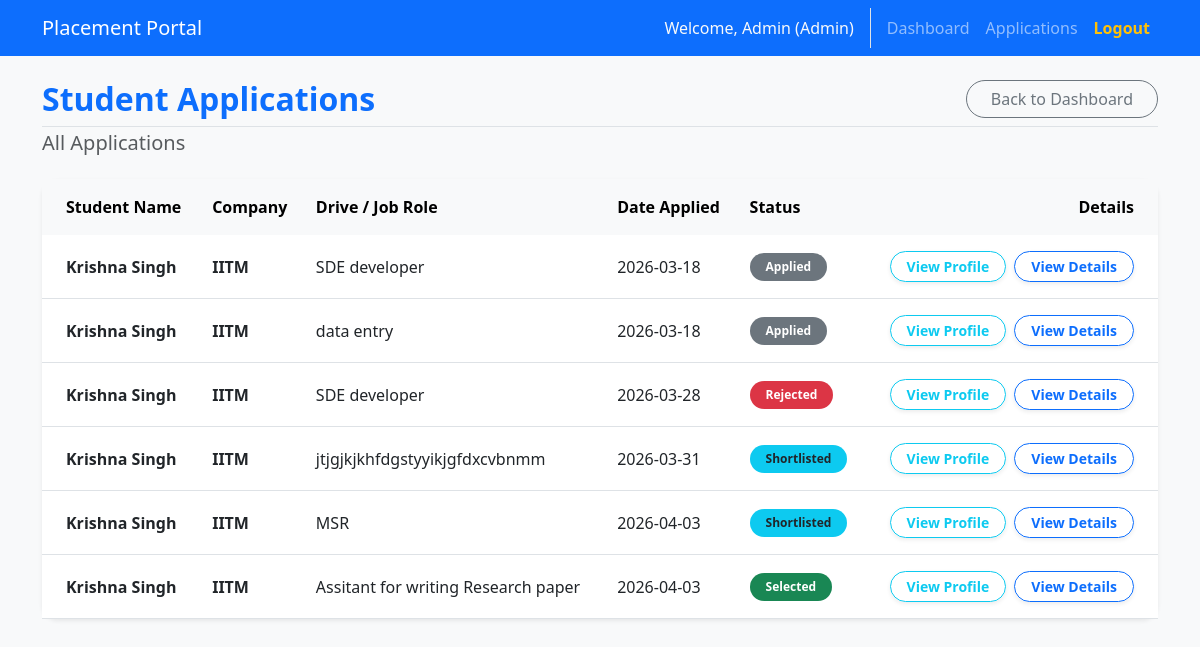
The app's page /admin/view-applications (signed in), older data.
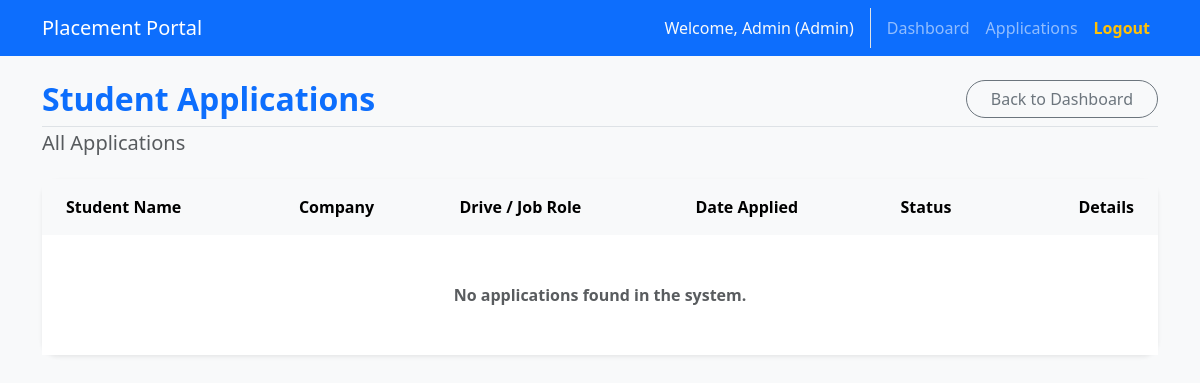
The same page, newer data.
### app.py (models this page shows)
class Application(db.Model):
    id = db.Column(db.Integer, primary_key=True)
    student_user_id = db.Column(db.Integer, db.ForeignKey('user.id'), nullable=False)
    drive_id = db.Column(db.Integer, db.ForeignKey('placement_drive.id'), nullable=False)
    applied_date = db.Column(db.DateTime, default=datetime.utcnow)
    status = db.Column(db.String(20), default='Applied')
    student = db.relationship('User', backref=db.backref('applications', cascade='all, delete-orphan'))
    drive = db.relationship('PlacementDrive', backref=db.backref('applications', cascade='all, delete-orphan'))
    __table_args__ = (db.UniqueConstraint('student_user_id', 'drive_id', name='uq_student_drive'),)

class UserMixin:
    is_authenticated = True

class User(db.Model, UserMixin):
    id = db.Column(db.Integer, primary_key=True)
    name = db.Column(db.String(100), nullable=False)
    email = db.Column(db.String(120), unique=True, nullable=False)
    password = db.Column(db.String(200), nullable=False)
    role = db.Column(db.String(20), nullable=False)
    is_active = db.Column(db.Boolean, default=True)

class CompanyProfile(db.Model):
    id = db.Column(db.Integer, primary_key=True)
    user_id = db.Column(db.Integer, db.ForeignKey('user.id'), nullable=False)
    company_name = db.Column(db.String(100), nullable=False)
    hr_contact = db.Column(db.String(100))
    contact_email = db.Column(db.String(120))
    contact_number = db.Column(db.String(50))
    hr_contact_number = db.Column(db.String(50))
    linkedin_id = db.Column(db.String(100))
    website = db.Column(db.String(200))
    about = db.Column(db.Text)
    approval_status = db.Column(db.String(20), default='Pending')
    user = db.relationship('User', backref=db.backref('company_profile', uselist=False, cascade='all, delete-orphan'))

class PlacementDrive(db.Model):
    id = db.Column(db.Integer, primary_key=True)
    salary = db.Column(db.Integer, default="Not to Disclose")
    location = db.Column(db.String(100),default="Remote")
    job_type = db.Column(db.String(50),default="Full-time")
    experience = db.Column(db.String(50),default="Fresher")
    company_user_id = db.Column(db.Integer, db.ForeignKey('user.id'), nullable=False)
    job_title = db.Column(db.String(100), nullable=False)
    description = db.Column(db.Text, nullable=False)
    eligibility = db.Column(db.String(200), nullable=False)
    deadline = db.Column(db.DateTime, nullable=False)
    status = db.Column(db.String(20), default='Pending')
    company = db.relationship('User', backref=db.backref('drives', cascade='all, delete-orphan'))

### app.py (the view)
@app.route('/admin/view-applications')
@login_required
@admin_required
def admin_view_applications():
    drive_id = request.args.get('drive_id')
    drive = None
    if drive_id:
        applications = Application.query.filter_by(drive_id=drive_id).all()
        drive = PlacementDrive.query.get(drive_id)
        subtitle = f"for {drive.job_title} ({drive.company.company_profile.company_name})" if drive else ""
    else:
        applications = Application.query.all()
        subtitle = "All Applications"
    return render_template('admin_applications.html', applications=applications, subtitle=subtitle, drive=drive)

### app.py (called while the page is built)
def get_current_user():
    if hasattr(g, 'user'): return g.user
    path = request.path
    role = None
    if path.startswith('/admin'): role = 'admin'
    elif path.startswith('/company'): role = 'company'
    elif path.startswith('/student'): role = 'student'
    if not role: role = session.get('active_role')
    user_id = session.get(f'{role}_id') if role else None
    if user_id:
        user = User.query.get(user_id)
        if user:
            g.user = user
            return user
    return DummyAnonymousUser()

def login_required(f):
    from functools import wraps
    @wraps(f)
    def decorated_function(*args, **kwargs):
        if not current_user.is_authenticated:
            flash('Please log in to continue.', 'warning')
            return redirect(url_for('login'))
        return f(*args, **kwargs)
    return decorated_function

@app.context_processor
def inject_user():
    return dict(current_user=current_user)

@app.before_request
def check_active():
    if current_user.is_authenticated and not current_user.is_active:
        logout_user()
        flash('Your account has been blacklisted or deactivated.', 'danger')
        return redirect(url_for('login'))

### templates/admin_applications.html (shortened to what this page needs)
{% extends "base.html" %}
{% block content %}
<div class="d-flex justify-content-between align-items-center mb-1 pb-2 border-bottom">
    <h2 class="text-primary fw-bold mb-0">Student Applications</h2>
    <a href="{{ url_for('admin_dashboard') }}" class="btn btn-outline-secondary  rounded-pill px-4">Back to Dashboard</a>
</div>
<h5 class="text-muted  mb-4">{{ subtitle }}</h5>
<div class="card shadow-sm border-0 rounded-4">
    <div class="card-body p-0">
        <div class="table-responsive">
            <table class="table table-hover table-borderless align-middle mb-0">
                <thead class="table-light text-muted">
                    <tr><th class="ps-4">Student Name</th><th>Company</th><th>Drive / Job Role</th><th>Date Applied</th><th>Status</th><th class="pe-4 text-end">Details</th></tr>
                </thead>
                <tbody>
                    {% for app in applications %}
                    <tr class="border-bottom">
                        <td class="ps-4 fw-bold text-dark">{{ app.student.name }}</td>
                        <td class="fw-semibold">{{ app.drive.company.company_profile.company_name }}</td>
                        <td>{{ app.drive.job_title }}</td>
                        <td>{{ app.applied_date.strftime('%Y-%m-%d') }}</td>
                        <td>
                            <span class="badge
                                {% if app.status == 'Selected' %}bg-success
                                {% elif app.status == 'Rejected' %}bg-danger
                                {% elif app.status == 'Shortlisted' %}bg-info text-dark
                                {% else %}bg-secondary{% endif %} rounded-pill px-3 py-2">
                                {{ app.status }}
                            </span>
                        </td>
                        <td class="pe-4 text-end">
                            <div class="d-flex justify-content-end gap-2">
                                <a href="{{ url_for('view_student_profile', student_id=app.student.id) }}" class="btn btn-sm btn-outline-info fw-semibold rounded-pill shadow-sm px-3" target="_blank">View Profile</a>
                                <button class="btn btn-sm btn-outline-primary fw-semibold rounded-pill shadow-sm px-3" type="button" data-bs-toggle="collapse" data-bs-target="#appDetails{{ app.id }}">
                                    View Details
                                </button>
                            </div>
                        </td>
                    </tr>
                    {% else %}
                    <tr><td colspan="6" class="text-center py-5 text-muted fw-semibold">No applications found in the system.</td></tr>
                    {% endfor %}
                </tbody>
            </table>
        </div>
    </div>
</div>
{% endblock %}

Row changes from the older to the newer data that the page shows:
removed Application: student.name "Krishna Singh", drive.company.company_profile.company_name "IITM", drive.job_title "SDE developer", applied_date "2026-03-18", status "Applied"
removed Application: student.name "Krishna Singh", drive.company.company_profile.company_name "IITM", drive.job_title "data entry", applied_date "2026-03-18", status "Applied"
removed Application: student.name "Krishna Singh", drive.company.company_profile.company_name "IITM", drive.job_title "SDE developer", applied_date "2026-03-28", status "Rejected"
removed Application: student.name "Krishna Singh", drive.company.company_profile.company_name "IITM", drive.job_title "jtjgjkjkhfdgstyyikjgfdxcvbnmm", applied_date "2026-03-31", status "Shortlisted"
removed Application: student.name "Krishna Singh", drive.company.company_profile.company_name "IITM", drive.job_title "MSR", applied_date "2026-04-03", status "Shortlisted"
removed Application: student.name "Krishna Singh", drive.company.company_profile.company_name "IITM", drive.job_title "Assitant for writing Research paper", applied_date "2026-04-03", status "Selected"
Text that changed along with them:
text now shown: "No applications found in the system."
